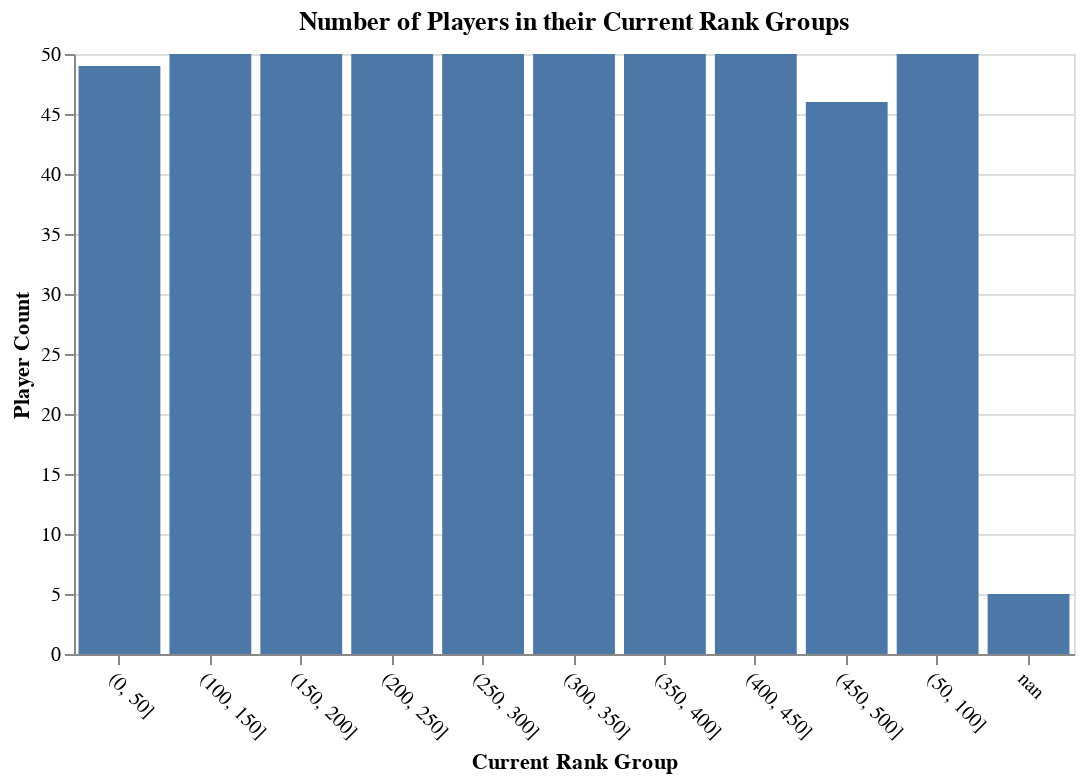

Notebook code cell kept with this figure:
### Code cell
plot3

### Figure 1 — Vega-Lite specification as saved in the notebook (floating-point values rounded to 4 significant figures)
{"config": {"view": {"continuousWidth": 400, "continuousHeight": 300, "width": 500}, "axisX": {"labelAngle": 45}}, "data": {"name": "data-e1fe39e73cd729eef53c6789b1323a49"}, "mark": "bar", "encoding": {"tooltip": [{"field": "Current Rank Group", "type": "nominal"}, {"field": "Player Count", "type": "quantitative"}], "x": {"field": "Current Rank Group", "type": "ordinal"}, "y": {"field": "Player Count", "type": "quantitative"}}, "title": "Number of Players in their Current Rank Groups", "$schema": "https://vega.github.io/schema/vega-lite/v4.17.0.json", "datasets": {"data-e1fe39e73cd729eef53c6789b1323a49": [{"Current Rank Group": "(0, 50]", "Player Count": 49}, {"Current Rank Group": "(100, 150]", "Player Count": 50}, {"Current Rank Group": "(150, 200]", "Player Count": 50}, {"Current Rank Group": "(200, 250]", "Player Count": 50}, {"Current Rank Group": "(250, 300]", "Player Count": 50}, {"Current Rank Group": "(300, 350]", "Player Count": 50}, {"Current Rank Group": "(350, 400]", "Player Count": 50}, {"Current Rank Group": "(400, 450]", "Player Count": 50}, {"Current Rank Group": "(450, 500]", "Player Count": 46}, {"Current Rank Group": "(50, 100]", "Player Count": 50}, {"Current Rank Group": "nan", "Player Count": 5}]}}
